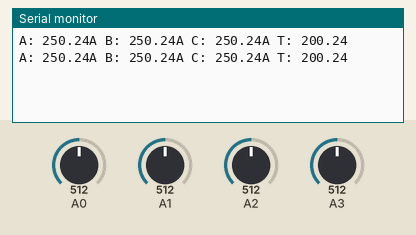
A sketch run on a simulated Arduino Uno, built with avr-gcc and run on an emulated ATmega328P. Parts: the last lines printed to the serial monitor. The inputs (shaded band) are chosen by the test bench; at power-on: A0 = 512, A1 = 512, A2 = 512, A3 = 512.

Above: at 1.8 s.
1.9 s: A0 set to 716
At 2.7 s:
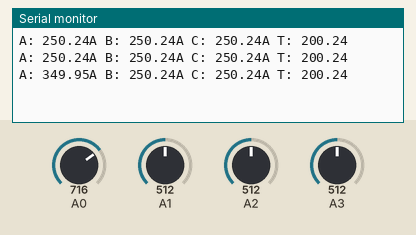
3.4 s: A1 set to 716
At 4.4 s:
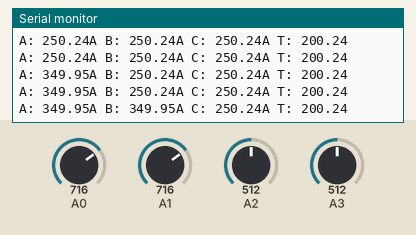
4.9 s: A2 set to 716
At 5.8 s:
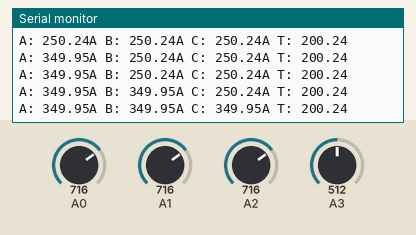
6.4 s: A3 set to 716
At 7.7 s:
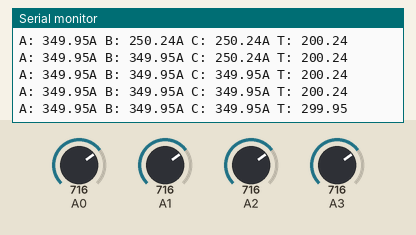
7.9 s: A0 set to 992
At 8.8 s:
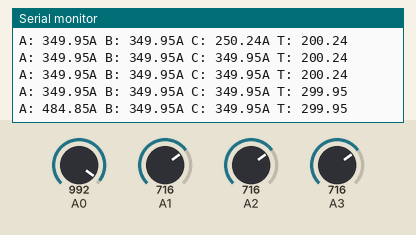
9.4 s: A1 set to 992
At 10.8 s:
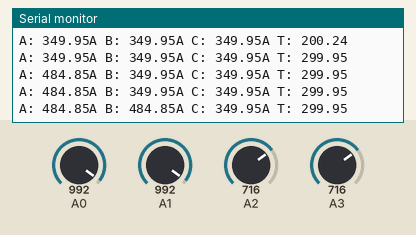
Timing chart, 0 to 11.9 s (numbered marks = the images above; inputs shaded):
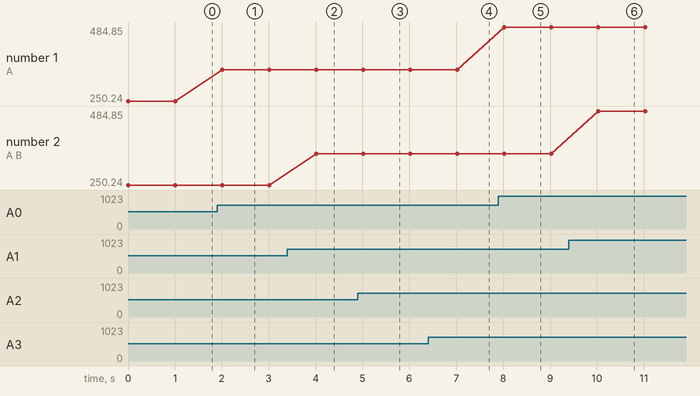

The sketch:

domemon.ino
```cpp
void setup() {
  // put your setup code here, to run once:
  Serial.begin(9600);
}

void loop() {
  // put your main code here, to run repeatedly:
  float ampA = analogRead(A0) * (5.0/1023.0) / 0.01;
  float ampB = analogRead(A1) * (5.0/1023.0) / 0.01;
  float ampC = analogRead(A2) * (5.0/1023.0) / 0.01;
  float temp = (analogRead(A3) * (500.0/1023.0)) - 50;

  Serial.print("A: ");
  Serial.print(ampA);
  Serial.print("A B: ");
  Serial.print(ampB);
  Serial.print("A C: ");
  Serial.print(ampC);
  Serial.print("A T: ");
  Serial.println(temp);

  delay(1000);
}
```

Measured:
- after the input at 1.9 s, the serial monitor: prints a new line after 0.11 s (image 1)
- after the input at 3.4 s, the serial monitor: prints a new line after 0.61 s (image 2)
- after the input at 4.9 s, the serial monitor: prints a new line after 0.11 s (image 3)
- after the input at 6.4 s, the serial monitor: prints a new line after 0.62 s (image 4)
- after the input at 7.9 s, the serial monitor: prints a new line after 0.12 s (image 5)
- after the input at 9.4 s, the serial monitor: prints a new line after 0.63 s (image 6)
- plotted number 1: 250.24 → 349.95 after the input at 1.9 s, 349.95 → 484.85 after the input at 7.9 s
